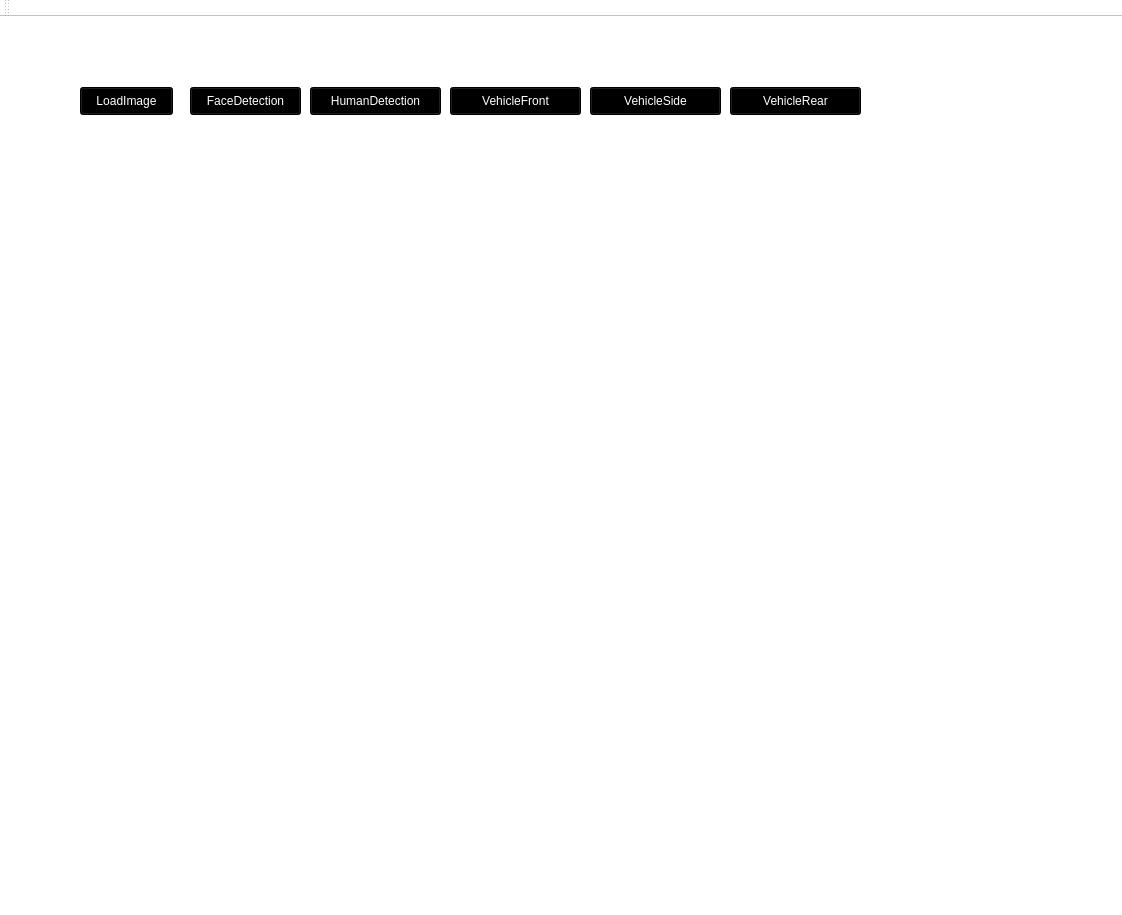
<?xml version="1.0" encoding="UTF-8"?>
<ui version="4.0">
 <class>MainWindowClass</class>
 <widget class="QMainWindow" name="MainWindowClass">
  <property name="geometry">
   <rect>
    <x>0</x>
    <y>0</y>
    <width>1122</width>
    <height>915</height>
   </rect>
  </property>
  <property name="windowTitle">
   <string>MainWindow</string>
  </property>
  <property name="styleSheet">
   <string notr="true">background:white</string>
  </property>
  <widget class="QWidget" name="centralWidget">
   <widget class="QPushButton" name="pushButton">
    <property name="geometry">
     <rect>
      <x>80</x>
      <y>70</y>
      <width>93</width>
      <height>28</height>
     </rect>
    </property>
    <property name="styleSheet">
     <string notr="true">background:black;
color:white</string>
    </property>
    <property name="text">
     <string>LoadImage</string>
    </property>
   </widget>
   <widget class="QLabel" name="label_image">
    <property name="geometry">
     <rect>
      <x>80</x>
      <y>100</y>
      <width>971</width>
      <height>741</height>
     </rect>
    </property>
    <property name="text">
     <string/>
    </property>
   </widget>
   <widget class="QPushButton" name="pushButton_2">
    <property name="geometry">
     <rect>
      <x>190</x>
      <y>70</y>
      <width>111</width>
      <height>28</height>
     </rect>
    </property>
    <property name="styleSheet">
     <string notr="true">background:black;
color:white</string>
    </property>
    <property name="text">
     <string>FaceDetection</string>
    </property>
   </widget>
   <widget class="QPushButton" name="pushButton_3">
    <property name="geometry">
     <rect>
      <x>310</x>
      <y>70</y>
      <width>131</width>
      <height>28</height>
     </rect>
    </property>
    <property name="styleSheet">
     <string notr="true">background:black;
color:white</string>
    </property>
    <property name="text">
     <string>HumanDetection</string>
    </property>
   </widget>
   <widget class="QPushButton" name="pushButton_4">
    <property name="geometry">
     <rect>
      <x>450</x>
      <y>70</y>
      <width>131</width>
      <height>28</height>
     </rect>
    </property>
    <property name="styleSheet">
     <string notr="true">background:black;
color:white</string>
    </property>
    <property name="text">
     <string>VehicleFront</string>
    </property>
   </widget>
   <widget class="QPushButton" name="pushButton_5">
    <property name="geometry">
     <rect>
      <x>590</x>
      <y>70</y>
      <width>131</width>
      <height>28</height>
     </rect>
    </property>
    <property name="styleSheet">
     <string notr="true">background:black;
color:white</string>
    </property>
    <property name="text">
     <string>VehicleSide</string>
    </property>
   </widget>
   <widget class="QPushButton" name="pushButton_6">
    <property name="geometry">
     <rect>
      <x>730</x>
      <y>70</y>
      <width>131</width>
      <height>28</height>
     </rect>
    </property>
    <property name="styleSheet">
     <string notr="true">background:black;
color:white</string>
    </property>
    <property name="text">
     <string>VehicleRear</string>
    </property>
   </widget>
  </widget>
  <widget class="QToolBar" name="mainToolBar">
   <attribute name="toolBarArea">
    <enum>TopToolBarArea</enum>
   </attribute>
   <attribute name="toolBarBreak">
    <bool>false</bool>
   </attribute>
  </widget>
  <widget class="QStatusBar" name="statusBar"/>
 </widget>
 <layoutdefault spacing="6" margin="11"/>
 <resources>
  <include location="MainWindow.qrc"/>
 </resources>
 <connections>
  <connection>
   <sender>pushButton</sender>
   <signal>clicked()</signal>
   <receiver>MainWindowClass</receiver>
   <slot>btnLoadImage()</slot>
   <hints>
    <hint type="sourcelabel">
     <x>133</x>
     <y>127</y>
    </hint>
    <hint type="destinationlabel">
     <x>169</x>
     <y>91</y>
    </hint>
   </hints>
  </connection>
  <connection>
   <sender>pushButton_2</sender>
   <signal>clicked()</signal>
   <receiver>MainWindowClass</receiver>
   <slot>FaceDetection()</slot>
   <hints>
    <hint type="sourcelabel">
     <x>261</x>
     <y>126</y>
    </hint>
    <hint type="destinationlabel">
     <x>308</x>
     <y>84</y>
    </hint>
   </hints>
  </connection>
  <connection>
   <sender>pushButton_3</sender>
   <signal>clicked()</signal>
   <receiver>MainWindowClass</receiver>
   <slot>HumanDetection()</slot>
   <hints>
    <hint type="sourcelabel">
     <x>404</x>
     <y>126</y>
    </hint>
    <hint type="destinationlabel">
     <x>450</x>
     <y>58</y>
    </hint>
   </hints>
  </connection>
  <connection>
   <sender>pushButton_4</sender>
   <signal>clicked()</signal>
   <receiver>MainWindowClass</receiver>
   <slot>VehicleFrontDetection()</slot>
   <hints>
    <hint type="sourcelabel">
     <x>546</x>
     <y>120</y>
    </hint>
    <hint type="destinationlabel">
     <x>607</x>
     <y>79</y>
    </hint>
   </hints>
  </connection>
  <connection>
   <sender>pushButton_5</sender>
   <signal>clicked()</signal>
   <receiver>MainWindowClass</receiver>
   <slot>VehicleSideDetection()</slot>
   <hints>
    <hint type="sourcelabel">
     <x>652</x>
     <y>117</y>
    </hint>
    <hint type="destinationlabel">
     <x>687</x>
     <y>62</y>
    </hint>
   </hints>
  </connection>
  <connection>
   <sender>pushButton_6</sender>
   <signal>clicked()</signal>
   <receiver>MainWindowClass</receiver>
   <slot>VehicleRearDetection()</slot>
   <hints>
    <hint type="sourcelabel">
     <x>848</x>
     <y>120</y>
    </hint>
    <hint type="destinationlabel">
     <x>890</x>
     <y>75</y>
    </hint>
   </hints>
  </connection>
 </connections>
 <slots>
  <slot>btnLoadImage()</slot>
  <slot>FaceDetection()</slot>
  <slot>HumanDetection()</slot>
  <slot>VehicleFrontDetection()</slot>
  <slot>VehicleSideDetection()</slot>
  <slot>VehicleRearDetection()</slot>
 </slots>
</ui>
